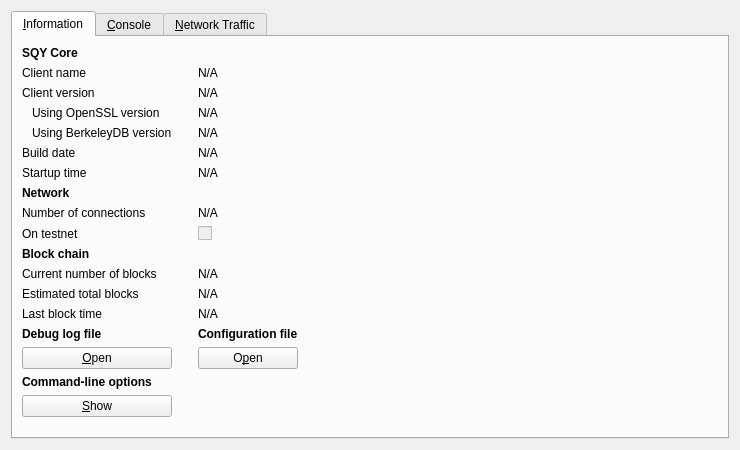
<?xml version="1.0" encoding="UTF-8"?>
<ui version="4.0">
 <class>RPCConsole</class>
 <widget class="QWidget" name="RPCConsole">
  <property name="geometry">
   <rect>
    <x>0</x>
    <y>0</y>
    <width>740</width>
    <height>450</height>
   </rect>
  </property>
  <property name="windowTitle">
   <string>SQY - Debug window</string>
  </property>
  <layout class="QVBoxLayout" name="verticalLayout_2">
   <item>
    <widget class="QTabWidget" name="tabWidget">
     <property name="currentIndex">
      <number>0</number>
     </property>
     <widget class="QWidget" name="tab_info">
      <attribute name="title">
       <string>&amp;Information</string>
      </attribute>
      <layout class="QGridLayout" name="gridLayout">
       <item row="15" column="2">
        <widget class="QLabel" name="labelConfigfile">
         <property name="font">
          <font>
           <weight>75</weight>
           <bold>true</bold>
          </font>
         </property>
         <property name="text">
          <string>Configuration file</string>
         </property>
        </widget>
       </item>
       <item row="13" column="2">
        <widget class="QLabel" name="lastBlockTime">
         <property name="cursor">
          <cursorShape>IBeamCursor</cursorShape>
         </property>
         <property name="text">
          <string>N/A</string>
         </property>
         <property name="textFormat">
          <enum>Qt::PlainText</enum>
         </property>
         <property name="textInteractionFlags">
          <set>Qt::LinksAccessibleByMouse|Qt::TextSelectableByKeyboard|Qt::TextSelectableByMouse</set>
         </property>
        </widget>
       </item>
       <item row="11" column="0">
        <widget class="QLabel" name="label_3">
         <property name="text">
          <string>Current number of blocks</string>
         </property>
        </widget>
       </item>
       <item row="11" column="2">
        <widget class="QLabel" name="numberOfBlocks">
         <property name="cursor">
          <cursorShape>IBeamCursor</cursorShape>
         </property>
         <property name="text">
          <string>N/A</string>
         </property>
         <property name="textFormat">
          <enum>Qt::PlainText</enum>
         </property>
         <property name="textInteractionFlags">
          <set>Qt::LinksAccessibleByMouse|Qt::TextSelectableByKeyboard|Qt::TextSelectableByMouse</set>
         </property>
        </widget>
       </item>
       <item row="17" column="0">
        <widget class="QLabel" name="labelCLOptions">
         <property name="font">
          <font>
           <weight>75</weight>
           <bold>true</bold>
          </font>
         </property>
         <property name="text">
          <string>Command-line options</string>
         </property>
        </widget>
       </item>
       <item row="16" column="0">
        <widget class="QPushButton" name="openDebugLogfileButton">
         <property name="toolTip">
          <string>Open the SQY debug log file from the current data directory. This can take a few seconds for large log files.</string>
         </property>
         <property name="text">
          <string>&amp;Open</string>
         </property>
         <property name="autoDefault">
          <bool>false</bool>
         </property>
        </widget>
       </item>
       <item row="15" column="0">
        <widget class="QLabel" name="labelDebugLogfile">
         <property name="font">
          <font>
           <weight>75</weight>
           <bold>true</bold>
          </font>
         </property>
         <property name="text">
          <string>Debug log file</string>
         </property>
        </widget>
       </item>
       <item row="18" column="3" rowspan="2">
        <spacer name="horizontalSpacer">
         <property name="orientation">
          <enum>Qt::Horizontal</enum>
         </property>
         <property name="sizeHint" stdset="0">
          <size>
           <width>404</width>
           <height>20</height>
          </size>
         </property>
        </spacer>
       </item>
       <item row="19" column="1">
        <spacer name="verticalSpacer">
         <property name="orientation">
          <enum>Qt::Vertical</enum>
         </property>
         <property name="sizeHint" stdset="0">
          <size>
           <width>20</width>
           <height>40</height>
          </size>
         </property>
        </spacer>
       </item>
       <item row="18" column="0">
        <widget class="QPushButton" name="showCLOptionsButton">
         <property name="toolTip">
          <string>Show the SQY-Qt help message to get a list with possible SQY command-line options.</string>
         </property>
         <property name="text">
          <string>&amp;Show</string>
         </property>
         <property name="autoDefault">
          <bool>false</bool>
         </property>
        </widget>
       </item>
       <item row="13" column="0">
        <widget class="QLabel" name="label_2">
         <property name="text">
          <string>Last block time</string>
         </property>
        </widget>
       </item>
       <item row="7" column="0">
        <widget class="QLabel" name="label_11">
         <property name="font">
          <font>
           <weight>75</weight>
           <bold>true</bold>
          </font>
         </property>
         <property name="text">
          <string>Network</string>
         </property>
        </widget>
       </item>
       <item row="6" column="2">
        <widget class="QLabel" name="startupTime">
         <property name="cursor">
          <cursorShape>IBeamCursor</cursorShape>
         </property>
         <property name="text">
          <string>N/A</string>
         </property>
         <property name="textFormat">
          <enum>Qt::PlainText</enum>
         </property>
         <property name="textInteractionFlags">
          <set>Qt::LinksAccessibleByMouse|Qt::TextSelectableByKeyboard|Qt::TextSelectableByMouse</set>
         </property>
        </widget>
       </item>
       <item row="6" column="0">
        <widget class="QLabel" name="label_13">
         <property name="text">
          <string>Startup time</string>
         </property>
        </widget>
       </item>
       <item row="9" column="0">
        <widget class="QLabel" name="label_8">
         <property name="text">
          <string>On testnet</string>
         </property>
        </widget>
       </item>
       <item row="8" column="2">
        <widget class="QLabel" name="numberOfConnections">
         <property name="cursor">
          <cursorShape>IBeamCursor</cursorShape>
         </property>
         <property name="text">
          <string>N/A</string>
         </property>
         <property name="textFormat">
          <enum>Qt::PlainText</enum>
         </property>
         <property name="textInteractionFlags">
          <set>Qt::LinksAccessibleByMouse|Qt::TextSelectableByKeyboard|Qt::TextSelectableByMouse</set>
         </property>
        </widget>
       </item>
       <item row="8" column="0">
        <widget class="QLabel" name="label_7">
         <property name="text">
          <string>Number of connections</string>
         </property>
        </widget>
       </item>
       <item row="10" column="0">
        <widget class="QLabel" name="label_10">
         <property name="font">
          <font>
           <weight>75</weight>
           <bold>true</bold>
          </font>
         </property>
         <property name="text">
          <string>Block chain</string>
         </property>
        </widget>
       </item>
       <item row="9" column="2">
        <widget class="QCheckBox" name="isTestNet">
         <property name="enabled">
          <bool>false</bool>
         </property>
         <property name="text">
          <string/>
         </property>
        </widget>
       </item>
       <item row="12" column="0">
        <widget class="QLabel" name="label_4">
         <property name="text">
          <string>Estimated total blocks</string>
         </property>
        </widget>
       </item>
       <item row="12" column="2">
        <widget class="QLabel" name="totalBlocks">
         <property name="cursor">
          <cursorShape>IBeamCursor</cursorShape>
         </property>
         <property name="text">
          <string>N/A</string>
         </property>
         <property name="textFormat">
          <enum>Qt::PlainText</enum>
         </property>
         <property name="textInteractionFlags">
          <set>Qt::LinksAccessibleByMouse|Qt::TextSelectableByKeyboard|Qt::TextSelectableByMouse</set>
         </property>
        </widget>
       </item>
       <item row="2" column="2">
        <widget class="QLabel" name="clientVersion">
         <property name="cursor">
          <cursorShape>IBeamCursor</cursorShape>
         </property>
         <property name="text">
          <string>N/A</string>
         </property>
         <property name="textFormat">
          <enum>Qt::PlainText</enum>
         </property>
         <property name="textInteractionFlags">
          <set>Qt::LinksAccessibleByMouse|Qt::TextSelectableByKeyboard|Qt::TextSelectableByMouse</set>
         </property>
        </widget>
       </item>
       <item row="4" column="0">
        <widget class="QLabel" name="label_berkeleyDBVersion">
         <property name="text">
          <string>Using BerkeleyDB version</string>
         </property>
         <property name="indent">
          <number>10</number>
         </property>
        </widget>
       </item>
       <item row="3" column="0">
        <widget class="QLabel" name="label_14">
         <property name="text">
          <string>Using OpenSSL version</string>
         </property>
         <property name="indent">
          <number>10</number>
         </property>
        </widget>
       </item>
       <item row="3" column="2">
        <widget class="QLabel" name="openSSLVersion">
         <property name="cursor">
          <cursorShape>IBeamCursor</cursorShape>
         </property>
         <property name="text">
          <string>N/A</string>
         </property>
         <property name="textFormat">
          <enum>Qt::PlainText</enum>
         </property>
         <property name="textInteractionFlags">
          <set>Qt::LinksAccessibleByMouse|Qt::TextSelectableByKeyboard|Qt::TextSelectableByMouse</set>
         </property>
        </widget>
       </item>
       <item row="4" column="2">
        <widget class="QLabel" name="berkeleyDBVersion">
         <property name="cursor">
          <cursorShape>IBeamCursor</cursorShape>
         </property>
         <property name="text">
          <string>N/A</string>
         </property>
         <property name="textFormat">
          <enum>Qt::PlainText</enum>
         </property>
         <property name="textInteractionFlags">
          <set>Qt::LinksAccessibleByMouse|Qt::TextSelectableByKeyboard|Qt::TextSelectableByMouse</set>
         </property>
        </widget>
       </item>
       <item row="5" column="0">
        <widget class="QLabel" name="label_12">
         <property name="text">
          <string>Build date</string>
         </property>
        </widget>
       </item>
       <item row="5" column="2">
        <widget class="QLabel" name="buildDate">
         <property name="cursor">
          <cursorShape>IBeamCursor</cursorShape>
         </property>
         <property name="text">
          <string>N/A</string>
         </property>
         <property name="textFormat">
          <enum>Qt::PlainText</enum>
         </property>
         <property name="textInteractionFlags">
          <set>Qt::LinksAccessibleByMouse|Qt::TextSelectableByKeyboard|Qt::TextSelectableByMouse</set>
         </property>
        </widget>
       </item>
       <item row="2" column="0">
        <widget class="QLabel" name="label_6">
         <property name="text">
          <string>Client version</string>
         </property>
        </widget>
       </item>
       <item row="0" column="0">
        <widget class="QLabel" name="label_9">
         <property name="font">
          <font>
           <weight>75</weight>
           <bold>true</bold>
          </font>
         </property>
         <property name="text">
          <string>SQY Core</string>
         </property>
        </widget>
       </item>
       <item row="1" column="2">
        <widget class="QLabel" name="clientName">
         <property name="cursor">
          <cursorShape>IBeamCursor</cursorShape>
         </property>
         <property name="text">
          <string>N/A</string>
         </property>
         <property name="textFormat">
          <enum>Qt::PlainText</enum>
         </property>
         <property name="textInteractionFlags">
          <set>Qt::LinksAccessibleByMouse|Qt::TextSelectableByKeyboard|Qt::TextSelectableByMouse</set>
         </property>
        </widget>
       </item>
       <item row="1" column="0">
        <widget class="QLabel" name="label_5">
         <property name="text">
          <string>Client name</string>
         </property>
        </widget>
       </item>
       <item row="14" column="2">
        <spacer name="verticalSpacer_2">
         <property name="orientation">
          <enum>Qt::Vertical</enum>
         </property>
         <property name="sizeHint" stdset="0">
          <size>
           <width>20</width>
           <height>20</height>
          </size>
         </property>
        </spacer>
       </item>
       <item row="16" column="2">
        <widget class="QPushButton" name="openConfigurationfileButton">
         <property name="toolTip">
          <string>Open the SQY configuration file from the current data directory.</string>
         </property>
         <property name="text">
          <string>O&amp;pen</string>
         </property>
         <property name="autoDefault">
          <bool>false</bool>
         </property>
        </widget>
       </item>
      </layout>
     </widget>
     <widget class="QWidget" name="tab_console">
      <attribute name="title">
       <string>&amp;Console</string>
      </attribute>
      <layout class="QVBoxLayout" name="verticalLayout_3">
       <property name="spacing">
        <number>3</number>
       </property>
       <item>
        <widget class="QTextEdit" name="messagesWidget">
         <property name="minimumSize">
          <size>
           <width>0</width>
           <height>100</height>
          </size>
         </property>
         <property name="readOnly">
          <bool>true</bool>
         </property>
         <property name="tabKeyNavigation" stdset="0">
          <bool>false</bool>
         </property>
         <property name="columnCount" stdset="0">
          <number>2</number>
         </property>
        </widget>
       </item>
       <item>
        <layout class="QHBoxLayout" name="horizontalLayout">
         <property name="spacing">
          <number>3</number>
         </property>
         <item>
          <widget class="QLabel" name="label">
           <property name="text">
            <string notr="true">&gt;</string>
           </property>
          </widget>
         </item>
         <item>
          <widget class="QLineEdit" name="lineEdit"/>
         </item>
         <item>
          <widget class="QPushButton" name="clearButton">
           <property name="maximumSize">
            <size>
             <width>24</width>
             <height>24</height>
            </size>
           </property>
           <property name="toolTip">
            <string>Clear console</string>
           </property>
           <property name="text">
            <string/>
           </property>
           <property name="icon">
            <iconset resource="../bitcoin.qrc">
             <normaloff>:/icons/remove</normaloff>:/icons/remove</iconset>
           </property>
           <property name="shortcut">
            <string notr="true">Ctrl+L</string>
           </property>
           <property name="autoDefault">
            <bool>false</bool>
           </property>
          </widget>
         </item>
        </layout>
       </item>
      </layout>
     </widget>
     <widget class="QWidget" name="tab_nettraffic">
      <attribute name="title">
       <string>&amp;Network Traffic</string>
      </attribute>
      <layout class="QHBoxLayout" name="horizontalLayout_3">
       <item>
        <layout class="QVBoxLayout" name="verticalLayout_4">
         <item>
          <widget class="TrafficGraphWidget" name="trafficGraph" native="true">
           <property name="sizePolicy">
            <sizepolicy hsizetype="Expanding" vsizetype="Expanding">
             <horstretch>0</horstretch>
             <verstretch>0</verstretch>
            </sizepolicy>
           </property>
          </widget>
         </item>
         <item>
          <layout class="QHBoxLayout" name="horizontalLayout_2">
           <item>
            <widget class="QSlider" name="sldGraphRange">
             <property name="minimum">
              <number>1</number>
             </property>
             <property name="maximum">
              <number>288</number>
             </property>
             <property name="pageStep">
              <number>12</number>
             </property>
             <property name="value">
              <number>6</number>
             </property>
             <property name="orientation">
              <enum>Qt::Horizontal</enum>
             </property>
            </widget>
           </item>
           <item>
            <widget class="QLabel" name="lblGraphRange">
             <property name="minimumSize">
              <size>
               <width>100</width>
               <height>0</height>
              </size>
             </property>
             <property name="alignment">
              <set>Qt::AlignCenter</set>
             </property>
            </widget>
           </item>
           <item>
            <widget class="QPushButton" name="btnClearTrafficGraph">
             <property name="text">
              <string>&amp;Clear</string>
             </property>
             <property name="autoDefault">
              <bool>false</bool>
             </property>
            </widget>
           </item>
          </layout>
         </item>
        </layout>
       </item>
       <item>
        <layout class="QVBoxLayout" name="verticalLayout">
         <item>
          <widget class="QGroupBox" name="groupBox">
           <property name="title">
            <string>Totals</string>
           </property>
           <layout class="QVBoxLayout" name="verticalLayout_5">
            <item>
             <layout class="QHBoxLayout" name="horizontalLayout_4">
              <item>
               <widget class="Line" name="line">
                <property name="sizePolicy">
                 <sizepolicy hsizetype="Fixed" vsizetype="Fixed">
                  <horstretch>0</horstretch>
                  <verstretch>0</verstretch>
                 </sizepolicy>
                </property>
                <property name="minimumSize">
                 <size>
                  <width>10</width>
                  <height>0</height>
                 </size>
                </property>
                <property name="palette">
                 <palette>
                  <active>
                   <colorrole role="Light">
                    <brush brushstyle="SolidPattern">
                     <color alpha="255">
                      <red>0</red>
                      <green>255</green>
                      <blue>0</blue>
                     </color>
                    </brush>
                   </colorrole>
                  </active>
                  <inactive>
                   <colorrole role="Light">
                    <brush brushstyle="SolidPattern">
                     <color alpha="255">
                      <red>0</red>
                      <green>255</green>
                      <blue>0</blue>
                     </color>
                    </brush>
                   </colorrole>
                  </inactive>
                  <disabled>
                   <colorrole role="Light">
                    <brush brushstyle="SolidPattern">
                     <color alpha="255">
                      <red>0</red>
                      <green>255</green>
                      <blue>0</blue>
                     </color>
                    </brush>
                   </colorrole>
                  </disabled>
                 </palette>
                </property>
                <property name="orientation">
                 <enum>Qt::Horizontal</enum>
                </property>
               </widget>
              </item>
              <item>
               <widget class="QLabel" name="label_16">
                <property name="text">
                 <string>Received:</string>
                </property>
               </widget>
              </item>
              <item>
               <widget class="QLabel" name="lblBytesIn">
                <property name="minimumSize">
                 <size>
                  <width>50</width>
                  <height>0</height>
                 </size>
                </property>
                <property name="alignment">
                 <set>Qt::AlignRight|Qt::AlignTrailing|Qt::AlignVCenter</set>
                </property>
               </widget>
              </item>
             </layout>
            </item>
            <item>
             <layout class="QHBoxLayout" name="horizontalLayout_5">
              <item>
               <widget class="Line" name="line_2">
                <property name="sizePolicy">
                 <sizepolicy hsizetype="Fixed" vsizetype="Fixed">
                  <horstretch>0</horstretch>
                  <verstretch>0</verstretch>
                 </sizepolicy>
                </property>
                <property name="minimumSize">
                 <size>
                  <width>10</width>
                  <height>0</height>
                 </size>
                </property>
                <property name="palette">
                 <palette>
                  <active>
                   <colorrole role="Light">
                    <brush brushstyle="SolidPattern">
                     <color alpha="255">
                      <red>255</red>
                      <green>0</green>
                      <blue>0</blue>
                     </color>
                    </brush>
                   </colorrole>
                  </active>
                  <inactive>
                   <colorrole role="Light">
                    <brush brushstyle="SolidPattern">
                     <color alpha="255">
                      <red>255</red>
                      <green>0</green>
                      <blue>0</blue>
                     </color>
                    </brush>
                   </colorrole>
                  </inactive>
                  <disabled>
                   <colorrole role="Light">
                    <brush brushstyle="SolidPattern">
                     <color alpha="255">
                      <red>255</red>
                      <green>0</green>
                      <blue>0</blue>
                     </color>
                    </brush>
                   </colorrole>
                  </disabled>
                 </palette>
                </property>
                <property name="orientation">
                 <enum>Qt::Horizontal</enum>
                </property>
               </widget>
              </item>
              <item>
               <widget class="QLabel" name="label_17">
                <property name="text">
                 <string>Sent:</string>
                </property>
               </widget>
              </item>
              <item>
               <widget class="QLabel" name="lblBytesOut">
                <property name="minimumSize">
                 <size>
                  <width>50</width>
                  <height>0</height>
                 </size>
                </property>
                <property name="alignment">
                 <set>Qt::AlignRight|Qt::AlignTrailing|Qt::AlignVCenter</set>
                </property>
               </widget>
              </item>
             </layout>
            </item>
            <item>
             <spacer name="verticalSpacer_4">
              <property name="orientation">
               <enum>Qt::Vertical</enum>
              </property>
              <property name="sizeHint" stdset="0">
               <size>
                <width>20</width>
                <height>407</height>
               </size>
              </property>
             </spacer>
            </item>
           </layout>
          </widget>
         </item>
        </layout>
       </item>
      </layout>
     </widget>
    </widget>
   </item>
  </layout>
 </widget>
 <customwidgets>
  <customwidget>
   <class>TrafficGraphWidget</class>
   <extends>QWidget</extends>
   <header>trafficgraphwidget.h</header>
   <container>1</container>
   <slots>
    <slot>clear()</slot>
   </slots>
  </customwidget>
 </customwidgets>
 <resources>
  <include location="../bitcoin.qrc"/>
 </resources>
 <connections/>
</ui>
